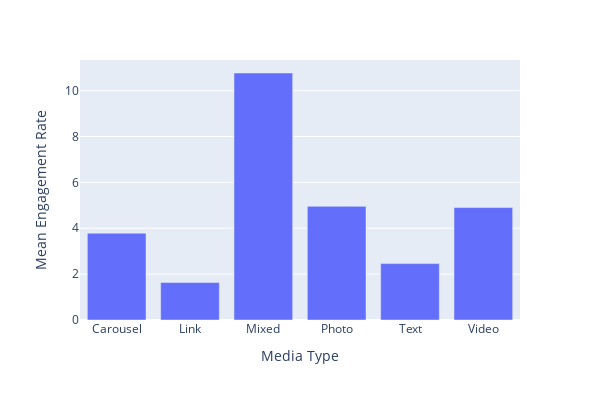

Notebook code for this chart:
### Code cell
# Calculate the mean engagement rate
mean_engagement = df_filtered.groupby(['Media Type'])['Engagement Rate'].mean().reset_index()


fig = px.bar(mean_engagement,
              x="Media Type",
              y="Engagement Rate",
              width=600,
              height=400)
    
fig.update_layout(
    yaxis_title="Mean Engagement Rate"
)

fig.show()

### Figure 1 — Plotly figure (JSON) as saved in the notebook; plotly's stock layout.template omitted (floating-point values rounded to 4 significant figures)
{"data": [{"alignmentgroup": "True", "hovertemplate": "Media Type=%{x}<br>Engagement Rate=%{y}<extra></extra>", "legendgroup": "", "marker": {"color": "#636efa", "pattern": {"shape": ""}}, "name": "", "offsetgroup": "", "orientation": "v", "showlegend": false, "textposition": "auto", "type": "bar", "x": ["Carousel", "Link", "Mixed", "Photo", "Text", "Video"], "xaxis": "x", "y": [3.784, 1.636, 10.77, 4.955, 2.459, 4.903], "yaxis": "y"}], "layout": {"barmode": "relative", "height": 400, "legend": {"tracegroupgap": 0}, "margin": {"t": 60}, "width": 600, "xaxis": {"anchor": "y", "domain": [0, 1], "title": {"text": "Media Type"}}, "yaxis": {"anchor": "x", "domain": [0, 1], "title": {"text": "Mean Engagement Rate"}}}}
